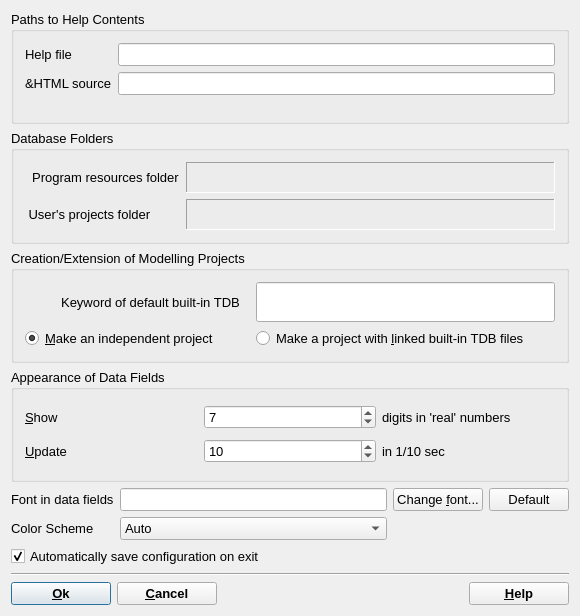
<?xml version="1.0" encoding="UTF-8"?>
<ui version="4.0">
 <comment>Dialog for configuring base GEMS parameters</comment>
 <class>SettingsDialogData</class>
 <widget class="QDialog" name="SettingsDialogData">
  <property name="windowModality">
   <enum>Qt::WindowModality::WindowModal</enum>
  </property>
  <property name="geometry">
   <rect>
    <x>0</x>
    <y>0</y>
    <width>580</width>
    <height>616</height>
   </rect>
  </property>
  <property name="minimumSize">
   <size>
    <width>580</width>
    <height>310</height>
   </size>
  </property>
  <property name="font">
   <font>
    <pointsize>10</pointsize>
   </font>
  </property>
  <property name="windowTitle">
   <string>Set GEM-Selektor preferences</string>
  </property>
  <property name="modal">
   <bool>true</bool>
  </property>
  <layout class="QGridLayout" name="gridLayout_4">
   <item row="3" column="0" colspan="4">
    <widget class="QGroupBox" name="groupBox_4">
     <property name="sizePolicy">
      <sizepolicy hsizetype="Preferred" vsizetype="Minimum">
       <horstretch>0</horstretch>
       <verstretch>0</verstretch>
      </sizepolicy>
     </property>
     <property name="title">
      <string>Appearance of Data Fields  </string>
     </property>
     <layout class="QGridLayout" name="gridLayout_2">
      <item row="0" column="0">
       <widget class="QLabel" name="TextLabel1">
        <property name="text">
         <string>&amp;Show</string>
        </property>
        <property name="wordWrap">
         <bool>false</bool>
        </property>
        <property name="buddy">
         <cstring>pNumDigits</cstring>
        </property>
       </widget>
      </item>
      <item row="0" column="1">
       <widget class="QSpinBox" name="pNumDigits">
        <property name="toolTip">
         <string>Number of decimal digits shown in screenform cells for the real floating-point numbers</string>
        </property>
        <property name="maximum">
         <number>20</number>
        </property>
        <property name="value">
         <number>7</number>
        </property>
       </widget>
      </item>
      <item row="0" column="2">
       <widget class="QLabel" name="TextLabel1_4">
        <property name="text">
         <string>digits in 'real' numbers</string>
        </property>
        <property name="wordWrap">
         <bool>false</bool>
        </property>
       </widget>
      </item>
      <item row="1" column="0">
       <widget class="QLabel" name="TextLabel1_2">
        <property name="text">
         <string>&amp;Update</string>
        </property>
        <property name="wordWrap">
         <bool>false</bool>
        </property>
        <property name="buddy">
         <cstring>pUpdateInterval</cstring>
        </property>
       </widget>
      </item>
      <item row="1" column="1">
       <widget class="QSpinBox" name="pUpdateInterval">
        <property name="toolTip">
         <string>Interval (in centiseconds) for updating the dialogs and screen forms during GEM IPM calculations</string>
        </property>
        <property name="minimum">
         <number>0</number>
        </property>
        <property name="maximum">
         <number>100</number>
        </property>
        <property name="singleStep">
         <number>2</number>
        </property>
        <property name="value">
         <number>10</number>
        </property>
       </widget>
      </item>
      <item row="1" column="2">
       <widget class="QLabel" name="TextLabel1_2_2">
        <property name="text">
         <string>in 1/10 sec</string>
        </property>
        <property name="wordWrap">
         <bool>false</bool>
        </property>
       </widget>
      </item>
     </layout>
    </widget>
   </item>
   <item row="8" column="0" colspan="4">
    <layout class="QHBoxLayout" name="_3">
     <item>
      <widget class="QPushButton" name="pButtonOK">
       <property name="minimumSize">
        <size>
         <width>100</width>
         <height>0</height>
        </size>
       </property>
       <property name="font">
        <font>
         <pointsize>10</pointsize>
         <bold>true</bold>
        </font>
       </property>
       <property name="text">
        <string>&amp;Ok</string>
       </property>
       <property name="shortcut">
        <string>Alt+O</string>
       </property>
       <property name="default">
        <bool>true</bool>
       </property>
      </widget>
     </item>
     <item>
      <widget class="QPushButton" name="pButtonCancel">
       <property name="minimumSize">
        <size>
         <width>100</width>
         <height>0</height>
        </size>
       </property>
       <property name="font">
        <font>
         <pointsize>10</pointsize>
         <bold>true</bold>
        </font>
       </property>
       <property name="text">
        <string>&amp;Cancel</string>
       </property>
       <property name="shortcut">
        <string>Alt+C</string>
       </property>
      </widget>
     </item>
     <item>
      <spacer name="sp_1">
       <property name="orientation">
        <enum>Qt::Orientation::Horizontal</enum>
       </property>
       <property name="sizeHint" stdset="0">
        <size>
         <width>40</width>
         <height>20</height>
        </size>
       </property>
      </spacer>
     </item>
     <item>
      <widget class="QPushButton" name="pButtonHelp">
       <property name="minimumSize">
        <size>
         <width>100</width>
         <height>0</height>
        </size>
       </property>
       <property name="font">
        <font>
         <pointsize>10</pointsize>
         <bold>true</bold>
        </font>
       </property>
       <property name="text">
        <string>&amp;Help</string>
       </property>
       <property name="shortcut">
        <string>F1</string>
       </property>
      </widget>
     </item>
    </layout>
   </item>
   <item row="5" column="0">
    <widget class="QLabel" name="label">
     <property name="text">
      <string>Color Scheme</string>
     </property>
    </widget>
   </item>
   <item row="7" column="0" colspan="4">
    <widget class="Line" name="Line1">
     <property name="frameShape">
      <enum>QFrame::Shape::HLine</enum>
     </property>
     <property name="frameShadow">
      <enum>QFrame::Shadow::Sunken</enum>
     </property>
    </widget>
   </item>
   <item row="1" column="0" colspan="4">
    <widget class="QGroupBox" name="groupBox_2">
     <property name="sizePolicy">
      <sizepolicy hsizetype="Preferred" vsizetype="Minimum">
       <horstretch>0</horstretch>
       <verstretch>0</verstretch>
      </sizepolicy>
     </property>
     <property name="title">
      <string>Database Folders</string>
     </property>
     <layout class="QGridLayout" name="gridLayout_3">
      <item row="0" column="0">
       <widget class="QLabel" name="TextLabel2">
        <property name="text">
         <string>  Program resources folder</string>
        </property>
        <property name="wordWrap">
         <bool>false</bool>
        </property>
       </widget>
      </item>
      <item row="0" column="1">
       <widget class="QLabel" name="pSysDBDir">
        <property name="sizePolicy">
         <sizepolicy hsizetype="Expanding" vsizetype="Preferred">
          <horstretch>0</horstretch>
          <verstretch>0</verstretch>
         </sizepolicy>
        </property>
        <property name="frameShape">
         <enum>QFrame::Shape::Panel</enum>
        </property>
        <property name="frameShadow">
         <enum>QFrame::Shadow::Sunken</enum>
        </property>
        <property name="wordWrap">
         <bool>false</bool>
        </property>
       </widget>
      </item>
      <item row="1" column="0">
       <widget class="QLabel" name="TextLabel2_2">
        <property name="text">
         <string> User's projects folder</string>
        </property>
        <property name="wordWrap">
         <bool>false</bool>
        </property>
       </widget>
      </item>
      <item row="1" column="1">
       <widget class="QLabel" name="pUserDBDir">
        <property name="sizePolicy">
         <sizepolicy hsizetype="Expanding" vsizetype="Preferred">
          <horstretch>0</horstretch>
          <verstretch>0</verstretch>
         </sizepolicy>
        </property>
        <property name="frameShape">
         <enum>QFrame::Shape::Panel</enum>
        </property>
        <property name="frameShadow">
         <enum>QFrame::Shadow::Sunken</enum>
        </property>
        <property name="wordWrap">
         <bool>false</bool>
        </property>
       </widget>
      </item>
     </layout>
    </widget>
   </item>
   <item row="0" column="0" colspan="4">
    <widget class="QGroupBox" name="groupBox">
     <property name="sizePolicy">
      <sizepolicy hsizetype="Minimum" vsizetype="Minimum">
       <horstretch>0</horstretch>
       <verstretch>0</verstretch>
      </sizepolicy>
     </property>
     <property name="title">
      <string>Paths to Help Contents</string>
     </property>
     <layout class="QFormLayout" name="formLayout">
      <item row="0" column="0">
       <widget class="QLabel" name="label_2">
        <property name="text">
         <string>Help file</string>
        </property>
       </widget>
      </item>
      <item row="0" column="1">
       <widget class="QLineEdit" name="pLocalDocDir">
        <property name="sizePolicy">
         <sizepolicy hsizetype="Expanding" vsizetype="Minimum">
          <horstretch>0</horstretch>
          <verstretch>0</verstretch>
         </sizepolicy>
        </property>
       </widget>
      </item>
      <item row="1" column="0">
       <widget class="QLabel" name="label_3">
        <property name="text">
         <string>&amp;HTML source</string>
        </property>
       </widget>
      </item>
      <item row="1" column="1">
       <widget class="QLineEdit" name="pRemoteHTML">
        <property name="enabled">
         <bool>true</bool>
        </property>
        <property name="sizePolicy">
         <sizepolicy hsizetype="Expanding" vsizetype="Minimum">
          <horstretch>0</horstretch>
          <verstretch>0</verstretch>
         </sizepolicy>
        </property>
       </widget>
      </item>
     </layout>
    </widget>
   </item>
   <item row="4" column="1">
    <widget class="QLineEdit" name="pFontRawName">
     <property name="toolTip">
      <string>Currently applied font for data screen forms</string>
     </property>
    </widget>
   </item>
   <item row="2" column="0" colspan="4">
    <widget class="QGroupBox" name="groupBox_3">
     <property name="sizePolicy">
      <sizepolicy hsizetype="Preferred" vsizetype="Minimum">
       <horstretch>0</horstretch>
       <verstretch>0</verstretch>
      </sizepolicy>
     </property>
     <property name="title">
      <string>Creation/Extension of Modelling Projects</string>
     </property>
     <layout class="QGridLayout" name="gridLayout">
      <item row="0" column="0">
       <widget class="QLabel" name="label_4">
        <property name="text">
         <string>          Keyword of default built-in TDB</string>
        </property>
       </widget>
      </item>
      <item row="0" column="1">
       <widget class="QLineEdit" name="pBuiltinTDB">
        <property name="sizePolicy">
         <sizepolicy hsizetype="Expanding" vsizetype="Minimum">
          <horstretch>0</horstretch>
          <verstretch>0</verstretch>
         </sizepolicy>
        </property>
        <property name="toolTip">
         <string>Here, type a TDB name that will be used by default when a new independent project is created</string>
        </property>
       </widget>
      </item>
      <item row="1" column="0">
       <widget class="QRadioButton" name="rbNewPrMode">
        <property name="toolTip">
         <string>Switch on to select elements and copy all related data from default database into new project</string>
        </property>
        <property name="text">
         <string>&amp;Make an independent project         </string>
        </property>
        <property name="checked">
         <bool>true</bool>
        </property>
       </widget>
      </item>
      <item row="1" column="1">
       <widget class="QRadioButton" name="rbOldPrMode">
        <property name="toolTip">
         <string>Switch on to select files from default database and link them to form a new project</string>
        </property>
        <property name="text">
         <string>Make a project with &amp;linked built-in TDB files</string>
        </property>
       </widget>
      </item>
     </layout>
    </widget>
   </item>
   <item row="4" column="0">
    <widget class="QLabel" name="TextLabel1_3">
     <property name="text">
      <string>Font in data fields</string>
     </property>
     <property name="wordWrap">
      <bool>false</bool>
     </property>
     <property name="buddy">
      <cstring>pFontRawName</cstring>
     </property>
    </widget>
   </item>
   <item row="4" column="2">
    <widget class="QPushButton" name="pButtonChFont">
     <property name="toolTip">
      <string>Here you can change font for the data screen forms</string>
     </property>
     <property name="text">
      <string>Change &amp;font...</string>
     </property>
     <property name="shortcut">
      <string>Alt+H</string>
     </property>
    </widget>
   </item>
   <item row="6" column="0" colspan="3">
    <widget class="QCheckBox" name="pConfigAutosave">
     <property name="text">
      <string>Automatically save configuration on exit</string>
     </property>
     <property name="checked">
      <bool>true</bool>
     </property>
    </widget>
   </item>
   <item row="4" column="3">
    <widget class="QPushButton" name="pushButton5">
     <property name="text">
      <string>Default</string>
     </property>
    </widget>
   </item>
   <item row="5" column="1">
    <widget class="QComboBox" name="comboBox">
     <item>
      <property name="text">
       <string>Auto</string>
      </property>
     </item>
     <item>
      <property name="text">
       <string>Light</string>
      </property>
     </item>
     <item>
      <property name="text">
       <string>Dark</string>
      </property>
     </item>
    </widget>
   </item>
  </layout>
 </widget>
 <layoutdefault spacing="6" margin="11"/>
 <tabstops>
  <tabstop>pLocalDocDir</tabstop>
  <tabstop>pRemoteHTML</tabstop>
  <tabstop>rbNewPrMode</tabstop>
  <tabstop>rbOldPrMode</tabstop>
  <tabstop>pNumDigits</tabstop>
  <tabstop>pUpdateInterval</tabstop>
  <tabstop>pFontRawName</tabstop>
  <tabstop>pButtonChFont</tabstop>
  <tabstop>pushButton5</tabstop>
  <tabstop>pConfigAutosave</tabstop>
  <tabstop>pButtonOK</tabstop>
  <tabstop>pButtonCancel</tabstop>
  <tabstop>pButtonHelp</tabstop>
 </tabstops>
 <resources/>
 <connections/>
</ui>
